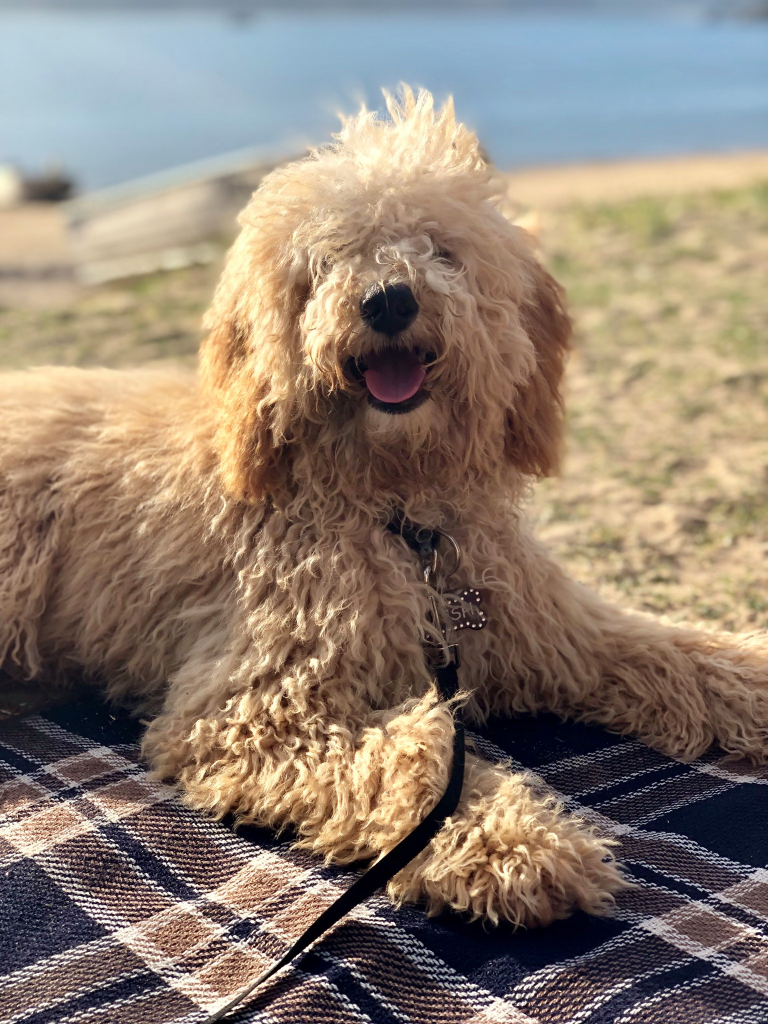
#> input picture COMP9517/assignments/ass1/img/dog.jpg, 1536 x 2048 px (shown at 1/2 size)
$ jupyter execute --allow-errors ass1.ipynb   (shell and % lines are left out)
#> lines starting #> are read from the running program, lines starting #| are printed output that depends on the picture
# Assignment 1 - Oil Painting Filter

## Task 1 - Combining Colour Bands

[cell 1]
import cv2
import numpy as np
import matplotlib.pyplot as plt
import scipy

import matplotlib as mpl
mpl.rcParams['figure.dpi'] = 300

[cell 2]
dog_img = cv2.imread("img/dog.jpg")
#> dog_img is the input picture: shape (2048, 1536, 3); mean B, G, R 114.7, 127.9, 142.8
dog_img = cv2.resize(dog_img,None,fx=0.2,fy=0.2)
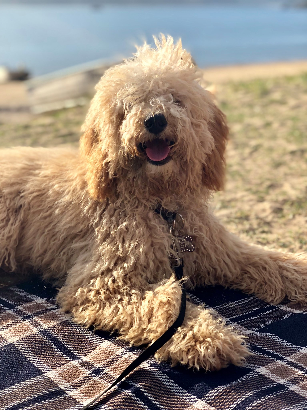
#> dog_img: shape (410, 307, 3); mean B, G, R 114.6, 127.8, 142.7

plt.imshow(dog_img)

Images are by default BGR.

We want 0.114 B, 0.587 G and 0.299 R.

[cell 3]
def make_gray(img):
    return img[:,:,0] * 0.114 + img[:,:,1] * 0.587 + img[:,:,2] * 0.299
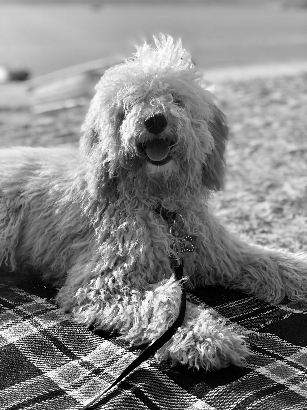
#> returned value: shape (410, 307) float64; min 0, max 254.8, mean 130.8

dog_img_gray = make_gray(dog_img)
plt.imshow(dog_img_gray, cmap='gray', vmin=0, vmax=255)

## Task 2

[cell 4]
from collections import Counter

def mode_filter(im_gray, radius):
#> called with radius = 5
    img = np.copy(im_gray)
    h, w = np.shape(img)
#> h = 410; w = 307

    img_padded = np.pad(img, radius, mode='wrap')
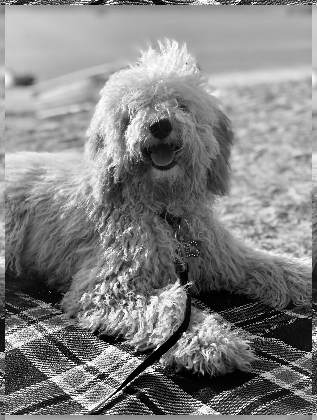
#> img_padded: shape (420, 317) float64; min 0, max 254.8, mean 130.9

    for row in range(h):
        for col in range(w):
            # look in the local neighbourhood
            roi = img_padded[row:row+2*radius,col:col+2*radius].flatten()

            # find the most common pixel
            freq = Counter(roi)
            pixel_value = freq.most_common(1)[0][0]
            img[row, col] = pixel_value
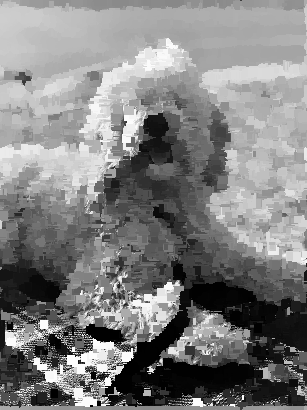
#> img: shape (410, 307) float64; min 0, max 254.4, mean 128.8

    return img

[cell 5]
fig, axes = plt.subplots(1,3)
#> (the rest of this cell did not finish here and is left out)

[cell 6]
def oil_filter(img_orig, radius):
    im_gray = make_gray(img_orig)
    oil_image = np.copy(img_orig)

    h, w = im_gray.shape

    J = mode_filter(im_gray, radius)
    J_padded = np.pad(J, radius, mode='wrap')
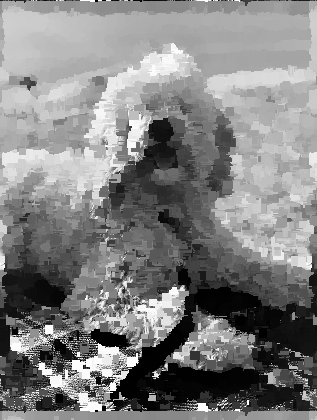
#> J_padded: shape (420, 317) float64; min 0, max 254.4, mean 129.3

    for row in range(h):
        for col in range(w):
            # look in the local neighbourhood
            roi = J_padded[row:row+2*radius,col:col+2*radius]

            matching = np.where(roi == J[row,col], 1, 0)
            b_roi = oil_image[row:row+2*radius,col:col+2*radius]

            b_matching = np.bitwise_and(b_roi, matching)

            print(b_matching)
            break
            oil_image[row,col] = (0,0,0)
        break

    return oil_image

$ run again, with COMP9517/assignments/ass1/img/light_rail.jpg copied over COMP9517/assignments/ass1/img/dog.jpg
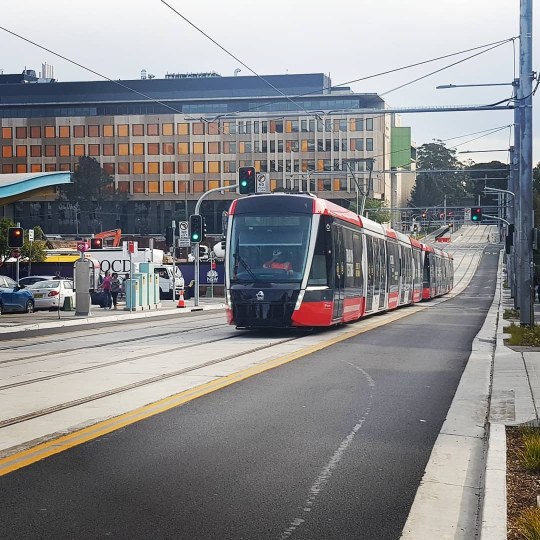
#> input picture COMP9517/assignments/ass1/img/light_rail.jpg, 1080 x 1080 px (shown at 1/2 size)
#> dog_img is the input picture: shape (1080, 1080, 3); mean B, G, R 139.4, 137.8, 138.1
#> dog_img: shape (216, 216, 3)
#> after the loop in mode_filter, `for row in range(h):`:
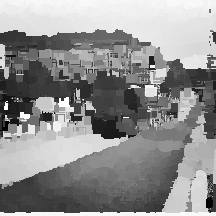
#> img: shape (216, 216) float64; min 0.798, max 255, mean 144.1
#> in oil_filter, `J_padded = np.pad(J, radius, mode='wrap')`:
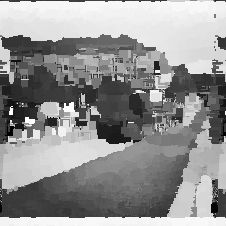
#> J_padded: shape (226, 226) float64; min 0.798, max 255, mean 147.2

$ run again, with COMP9517/assignments/ass1/img/noisyImg_1.jpg copied over COMP9517/assignments/ass1/img/dog.jpg
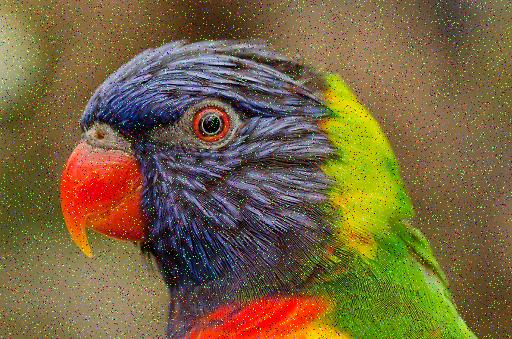
#> input picture COMP9517/assignments/ass1/img/noisyImg_1.jpg, 512 x 339 px
#> dog_img is the input picture: shape (339, 512, 3); mean B, G, R 63.9, 100.6, 119.9
#> dog_img: shape (68, 102, 3)
#> after the loop in mode_filter, `for row in range(h):`:
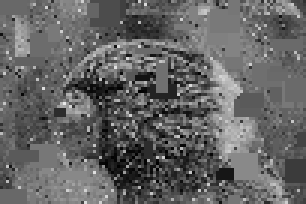
#> img: shape (68, 102) float64 (shown 3 times larger); min 1.04, max 233.1, mean 100.3
#> in oil_filter, `J_padded = np.pad(J, radius, mode='wrap')`:
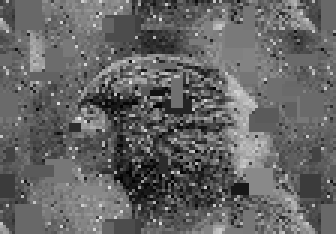
#> J_padded: shape (78, 112) float64 (shown 3 times larger); min 1.04, max 233.1, mean 100.9

$ run again, with COMP9517/assignments/ass1/img/test1.jpg copied over COMP9517/assignments/ass1/img/dog.jpg
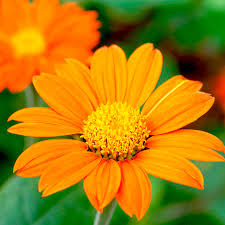
#> input picture COMP9517/assignments/ass1/img/test1.jpg, 225 x 225 px
#> dog_img is the input picture: shape (225, 225, 3); mean B, G, R 12.7, 125.7, 168.3
#> dog_img: shape (45, 45, 3)
#> after the loop in mode_filter, `for row in range(h):`:
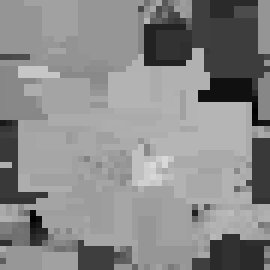
#> img: shape (45, 45) float64 (shown 6 times larger); min 1, max 218.5, mean 138.1
#> in oil_filter, `J_padded = np.pad(J, radius, mode='wrap')`:
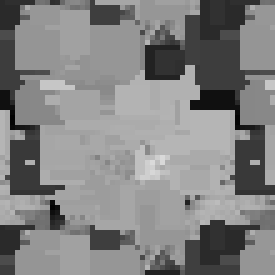
#> J_padded: shape (55, 55) float64 (shown 5 times larger); min 1, max 218.5, mean 130.5
